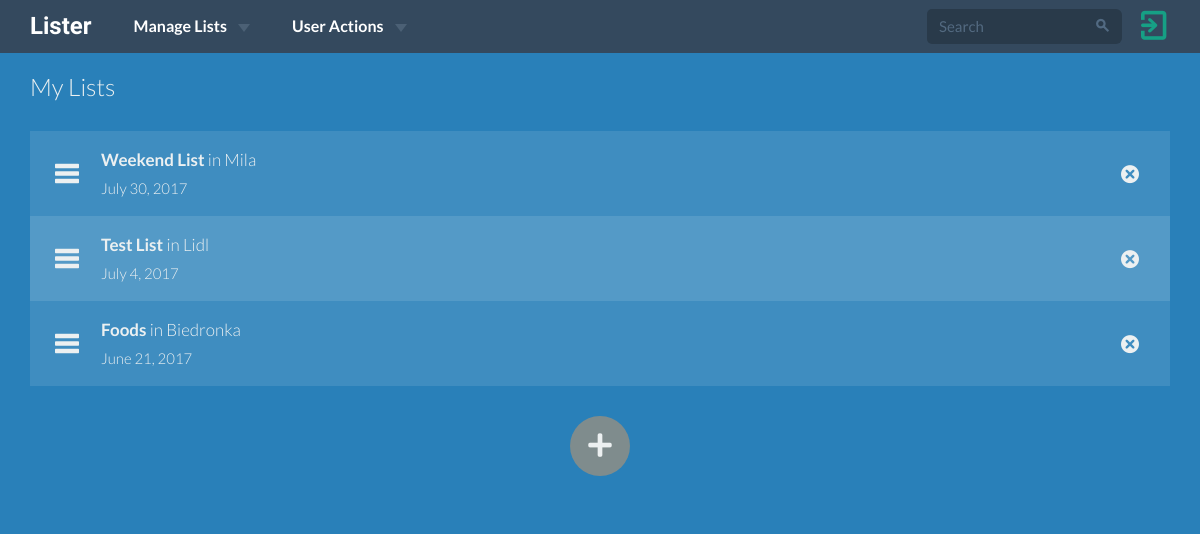
Page /lists/ (signed in) on the earlier database version.
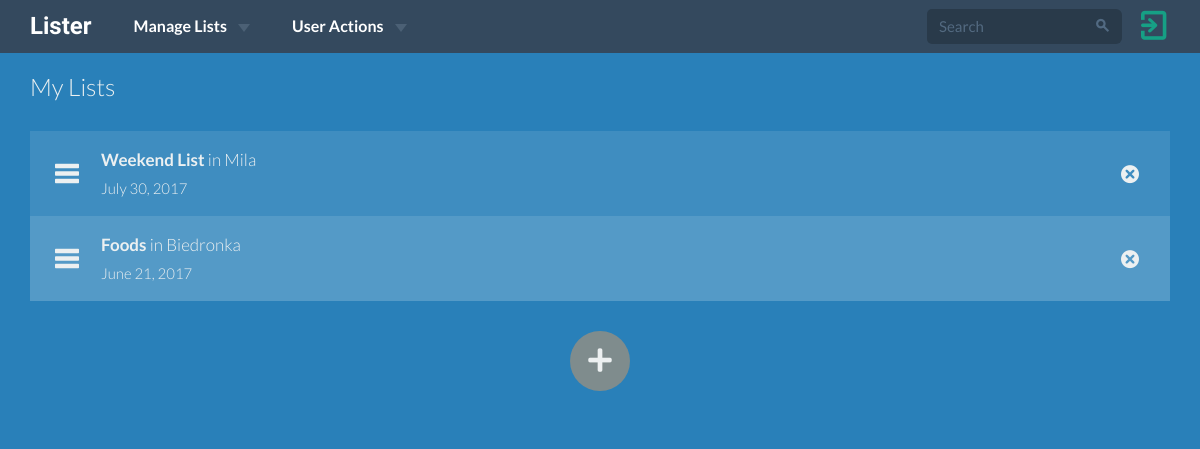
Same page on the later database version.
### lists/models.py (models this page shows, shortened)
class ShoppingList(models.Model):
    name = models.CharField(max_length=15)
    user = models.ForeignKey(User, on_delete=models.CASCADE)
    shop = models.CharField(max_length=15)
    date = models.DateField()
    timestamp = models.DateTimeField(auto_now_add=True, auto_now=False)
    archived = models.BooleanField(default=False)
    class Meta:
        ordering = ['-date']

### lists/views.py (the view)
class ShoppingListsView(LoginRequiredMixin, ListView):
    login_url = '/'
    redirect_field_name = 'redirect_to'
    template_name = 'lists/shopping_lists.html'
    context_object_name = 'shopping_lists'
    def get_queryset(self):
        return ShoppingList.objects.filter(user=self.request.user) \
            .filter(archived=False)

### lists/templates/lists/shopping_lists.html (shortened to what this page needs)
{% extends 'base.html' %} {% block head_title %}My Shopping Lists {% endblock %} {% block content %} {% load staticfiles %}
<div class="lists-wrapper">
    <div class="container">
        <div class="row">
            <div class="col-sm-12">
                <h6>My Lists</h6>
            </div>
            <div class="col-md-12">
                <ul class="lists-list">
                    {% for list in shopping_lists %}
                    <li>
                        <a href="{% url 'lists:shopping_list_detail_view' pk=list.pk %}">
                        <div class="todo-icon fui-list"></div>
                        <div class="todo-content">
                            <h4 class="todo-name">
                                <strong>{{ list.name }}</strong> in {{ list.shop }}
                            </h4>
                            <small>{{ list.date }}</small>
                        </div>
                        </a>
                        <form method="POST" action="{% url 'lists:archive_shopping_list_view' pk=list.pk %}">
                            <div class="todo-right pull-right">
                                <button><span class="fui-cross-circle"></span></button>
                            </div>
                        </form>
                    </li>
                    {% endfor %}
                </ul>
            </div>
        </div>
        <a href="{% url 'lists:add_shopping_list_view' %}">
            <div class="add-items-plus">
            </div>
        </a>
    </div>
</div>
{% endblock %}

Differences in the rows shown:
no longer on this page (row edited): ShoppingList: name "Test List", shop "Lidl", date "July 4, 2017"
